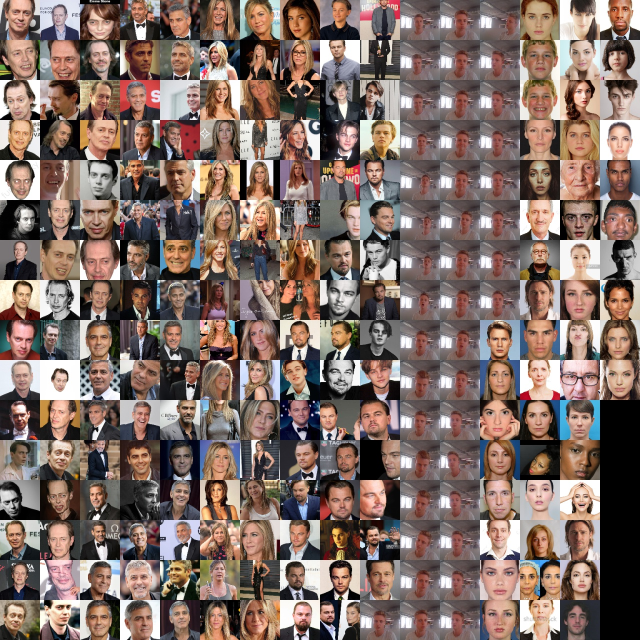
#> input picture sprite.jpg, 1280 x 1280 px (shown at 1/2 size); its folder holds only this picture in this run
$ python callService.py --path sprite.jpg   (older library calls are emulated)
#> lines starting #> are read from the running program, lines starting #| are printed output that depends on the picture
### myImageLibrary.py
import numpy as np
import scipy.misc
import cv2
import glob
import os
import math
import pickle
import base64


# [4 lines left out: function showimage, not called in this run]

def extract_face(img,FACE_CASCADE,return_rectangles = False):
    img_gray = cv2.cvtColor(img,cv2.COLOR_BGR2GRAY)
    rectangles = FACE_CASCADE.detectMultiScale(img_gray, 1.3, 5)
    faces = []
    for (x,y,w,h) in rectangles:
        cropped_face = img[y:y+h,x:x+w]
        faces.append(cropped_face)
    if return_rectangles:
        return faces, rectangles
    else:
        return faces

# [10 lines left out: function extract_faces_bulk, not called in this run]

def crop_center(image,cropx,cropy):
    w = image.shape[1]
    h = image.shape[0]
    startx = w//2-(cropx//2)
    starty = h//2-(cropy//2)
    return image[starty:starty+cropy, startx:startx+cropx]

def resize_crop(image,square_size):
    w = image.shape[1]
    h = image.shape[0]
    min_dim = min(w,h)
    max_square_image = crop_center(image, min_dim, min_dim)
    result = cv2.resize(max_square_image,(square_size,square_size),0,0)
    return result


# [6 lines left out: function get_images, not called in this run]

def preprocess(img,transpose=True,normalize=False):
    #takes an image (face) of shape (x,x,3), transforms it to shape (1,3,x,x), pickles it and encodes to base64.
    #also normalizes before encoding if normalize=True
    #only transposes if tranpose=True
    if transpose:
        img = img.transpose(2,0,1)
    if normalize:
        img = np.around(img/255.0, decimals = 12)
    img = np.expand_dims(img,axis=0)
    img_pkl = pickle.dumps(img)
    img_base64 = base64.b64encode(img_pkl)
    return img_base64

### callService.py
import argparse
import sys
import cv2
import time
import json
import pickle
import requests
import myImageLibrary
import base64
import numpy as np
import os

#FACE_CASCADE = cv2.CascadeClassifier("C:/Users/pisa/AppData/Local/Programs/Python/Python36-32/Lib/site-packages/cv2/data/haarcascade_frontalface_default.xml")
FACE_CASCADE = cv2.CascadeClassifier("haarcascade_frontalface_default.xml")


def callFaceService(img_base64,url,key=None):

        #call the webservice here
        headers = {'Content-Type': 'application/json'}
        if key is not None and key is not []:
        #key is only needed when deploying to AKS cluster. Local service does not require key. Default = None.
            headers['Authorization'] = 'Bearer ' + key
        # data = '{"input_bytes": [{"image base64 string": "' + str(img_base64) + '"}]}'
        data = '{"input_bytes": "'+str(img_base64,'utf-8')+'"}'

        res = requests.post(url,headers=headers,data=data)
        try:
            resDict = json.loads(res.json())
            return resDict['index']
        except:
            print("ERROR: webservice returned message " + res.text)
            return 'error'


def main(args):

    if os.path.exists("number_to_text_label.json"):
        with open("number_to_text_label.json","r") as file:
#> (reads number_to_text_label.json from the repository)
                index_to_name = json.loads(file.read())
    else:
        print("[WARNING] number_to_text_label.json not found.")
        index_to_name = None

    parser = argparse.ArgumentParser(description='Call the face recognition service')
    parser.add_argument('-u', '--url', default='http://localhost/score', type=str, help='Service URL')
    parser.add_argument('-p', '--path', default='test_image.jpg', type=str, help='Path to test image')
    parser.add_argument('-k','--key',type=str,help='service key',default=None)
    #key is only needed when deploying to AKS cluster. Local service does not require key. Default = None.
    args = parser.parse_args()
    path = args.path
    key = args.key
    url = args.url
    img_raw = cv2.imread(path)
#> img_raw is the input picture: shape (1280, 1280, 3); mean B, G, R 102.4, 109.8, 129.1
    faces = myImageLibrary.extract_face(img_raw,FACE_CASCADE)
#> in extract_face, `img_gray = cv2.cvtColor(img,cv2.COLOR_BGR2GRAY)`:
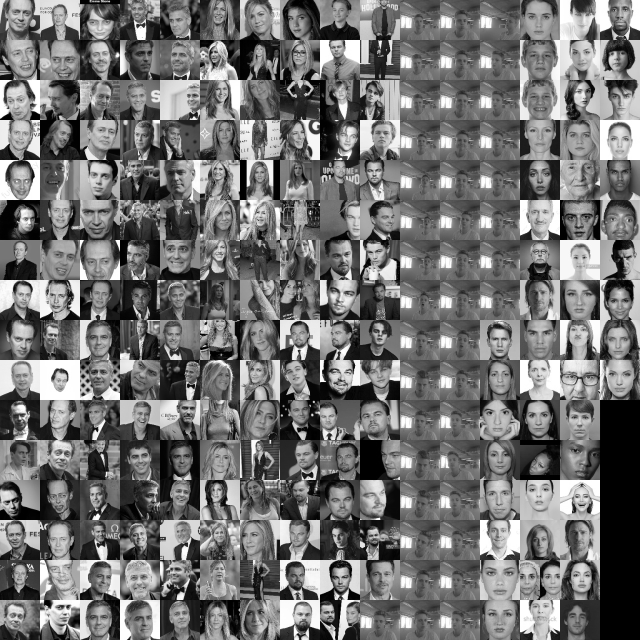
#> img_gray: shape (1280, 1280) (shown at 1/2 size); min 0, max 255, mean 114.7
#> in extract_face, `rectangles = FACE_CASCADE.detectMultiScale(img_gray, 1.3, 5)`: rectangles = 145 rows, first 6: [102, 19, 28, 28], [427, 165, 33, 33], [579, 251, 39, 39], [668, 325, 28, 28], [506, 336, 27, 27], [503, 412, 35, 35]
#> the loop in extract_face, `for (x,y,w,h) in rectangles:` made 145 passes
#> (x, y, w, h) on passes 1 to 12: (102, 19, 28, 28), (427, 165, 33, 33), (579, 251, 39, 39), (668, 325, 28, 28), (506, 336, 27, 27), (503, 412, 35, 35), (24, 489, 27, 27), (418, 968, 31, 31), (174, 976, 33, 33), (186, 1052, 29, 29), (425, 1056, 27, 27), (734, 1060, 29, 29)
#> pass 1, in extract_face, `cropped_face = img[y:y+h,x:x+w]`:
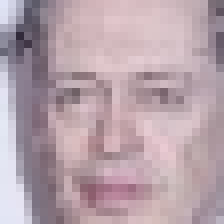
#> cropped_face: shape (28, 28, 3) (shown 8 times larger); mean B, G, R 170.2, 161.7, 182.2
#> pass 2, in extract_face, `cropped_face = img[y:y+h,x:x+w]`:
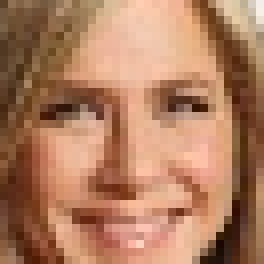
#> cropped_face: shape (33, 33, 3) (shown 8 times larger); mean B, G, R 95.5, 125.1, 175.1
#> pass 3, in extract_face, `cropped_face = img[y:y+h,x:x+w]`:
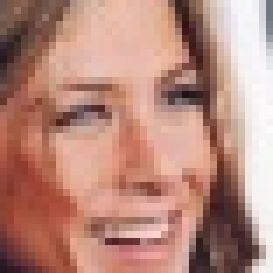
#> cropped_face: shape (39, 39, 3) (shown 7 times larger); mean B, G, R 124.7, 137.8, 183.7
#> after the loop in extract_face, `for (x,y,w,h) in rectangles:`: faces = 145 items
#> faces = 145 items
    if len(faces) == 0:
        print("No face found. Try a different image")
    else:
        face = myImageLibrary.resize_crop(faces[0],96)
#> in resize_crop, `result = cv2.resize(max_square_image,(square_size,square_size),0,0)`:
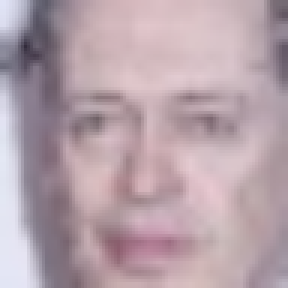
#> result: shape (96, 96, 3) (shown 3 times larger); mean B, G, R 170, 161.5, 182
        face = np.around(face/255.0, decimals = 12)
        img_base64 = myImageLibrary.preprocess(face)
        person = callFaceService(img_base64=img_base64,url=url,key=key)
        if index_to_name is None:
            print(person) #printing index number
        else:
            print(index_to_name[person]) #printing name

if __name__ == '__main__':
    from sys import argv
    try:
        main(argv)
#> (the call stopped at in callFaceService, `res = requests.post(url,headers=headers,data=data)`: requests is not available in this run)
    except KeyboardInterrupt:
        pass
    sys.exit()
#> (the program exits here)
